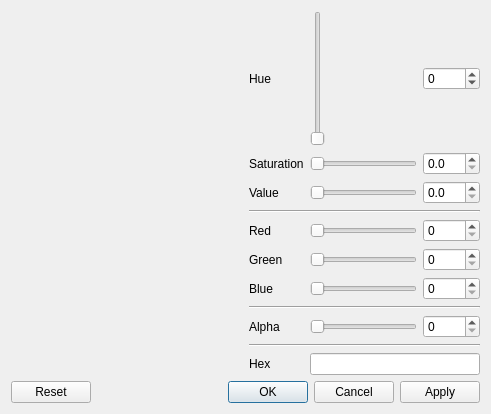
<?xml version="1.0" encoding="UTF-8"?>
<ui version="4.0">
 <author>
SPDX-FileCopyrightText: 2013-2026 Mattia Basaglia &lt;dev@dragon.best&gt;
SPDX-License-Identifier: LGPL-3.0-or-later
</author>
 <class>ColorDialog</class>
 <widget class="QDialog" name="ColorDialog">
  <property name="geometry">
   <rect>
    <x>0</x>
    <y>0</y>
    <width>491</width>
    <height>414</height>
   </rect>
  </property>
  <property name="windowTitle">
   <string>Select Color</string>
  </property>
  <property name="windowIcon">
   <iconset theme="format-fill-color"/>
  </property>
  <layout class="QVBoxLayout" name="layout">
   <item>
    <layout class="QHBoxLayout" name="layout_main">
     <item>
      <layout class="QVBoxLayout" name="verticalLayout">
       <item>
        <widget class="color_widgets::ColorWheel" name="wheel">
         <property name="sizePolicy">
          <sizepolicy hsizetype="MinimumExpanding" vsizetype="MinimumExpanding">
           <horstretch>0</horstretch>
           <verstretch>0</verstretch>
          </sizepolicy>
         </property>
        </widget>
       </item>
       <item>
        <widget class="color_widgets::ColorPreview" name="preview"/>
       </item>
      </layout>
     </item>
     <item>
      <layout class="QGridLayout" name="gridLayout">
       <item row="2" column="1">
        <widget class="color_widgets::GradientSlider" name="slide_value">
         <property name="maximum">
          <number>255</number>
         </property>
         <property name="orientation">
          <enum>Qt::Orientation::Horizontal</enum>
         </property>
        </widget>
       </item>
       <item row="1" column="0">
        <widget class="QLabel" name="label_7">
         <property name="text">
          <string>Saturation</string>
         </property>
        </widget>
       </item>
       <item row="0" column="0">
        <widget class="QLabel" name="label_6">
         <property name="text">
          <string>Hue</string>
         </property>
        </widget>
       </item>
       <item row="1" column="1">
        <widget class="color_widgets::GradientSlider" name="slide_saturation">
         <property name="maximum">
          <number>255</number>
         </property>
         <property name="orientation">
          <enum>Qt::Orientation::Horizontal</enum>
         </property>
        </widget>
       </item>
       <item row="10" column="0">
        <widget class="QLabel" name="label_8">
         <property name="text">
          <string>Hex</string>
         </property>
        </widget>
       </item>
       <item row="6" column="0">
        <widget class="QLabel" name="label_3">
         <property name="text">
          <string>Blue</string>
         </property>
        </widget>
       </item>
       <item row="8" column="1">
        <widget class="color_widgets::GradientSlider" name="slide_alpha">
         <property name="maximum">
          <number>255</number>
         </property>
         <property name="orientation">
          <enum>Qt::Orientation::Horizontal</enum>
         </property>
        </widget>
       </item>
       <item row="4" column="1">
        <widget class="color_widgets::GradientSlider" name="slide_red">
         <property name="maximum">
          <number>255</number>
         </property>
         <property name="orientation">
          <enum>Qt::Orientation::Horizontal</enum>
         </property>
        </widget>
       </item>
       <item row="5" column="1">
        <widget class="color_widgets::GradientSlider" name="slide_green">
         <property name="maximum">
          <number>255</number>
         </property>
         <property name="orientation">
          <enum>Qt::Orientation::Horizontal</enum>
         </property>
        </widget>
       </item>
       <item row="2" column="0">
        <widget class="QLabel" name="label_5">
         <property name="text">
          <string>Value</string>
         </property>
        </widget>
       </item>
       <item row="5" column="0">
        <widget class="QLabel" name="label_2">
         <property name="text">
          <string>Green</string>
         </property>
        </widget>
       </item>
       <item row="8" column="0">
        <widget class="QLabel" name="label_alpha">
         <property name="text">
          <string>Alpha</string>
         </property>
        </widget>
       </item>
       <item row="4" column="0">
        <widget class="QLabel" name="label">
         <property name="text">
          <string>Red</string>
         </property>
        </widget>
       </item>
       <item row="6" column="1">
        <widget class="color_widgets::GradientSlider" name="slide_blue">
         <property name="maximum">
          <number>255</number>
         </property>
         <property name="orientation">
          <enum>Qt::Orientation::Horizontal</enum>
         </property>
        </widget>
       </item>
       <item row="0" column="2">
        <widget class="QSpinBox" name="spin_hue">
         <property name="wrapping">
          <bool>true</bool>
         </property>
         <property name="maximum">
          <number>359</number>
         </property>
        </widget>
       </item>
       <item row="4" column="2">
        <widget class="QSpinBox" name="spin_red">
         <property name="maximum">
          <number>255</number>
         </property>
        </widget>
       </item>
       <item row="5" column="2">
        <widget class="QSpinBox" name="spin_green">
         <property name="maximum">
          <number>255</number>
         </property>
        </widget>
       </item>
       <item row="6" column="2">
        <widget class="QSpinBox" name="spin_blue">
         <property name="maximum">
          <number>255</number>
         </property>
        </widget>
       </item>
       <item row="8" column="2">
        <widget class="QSpinBox" name="spin_alpha">
         <property name="maximum">
          <number>255</number>
         </property>
        </widget>
       </item>
       <item row="7" column="0" colspan="3">
        <widget class="Line" name="line_alpha">
         <property name="orientation">
          <enum>Qt::Orientation::Horizontal</enum>
         </property>
        </widget>
       </item>
       <item row="3" column="0" colspan="3">
        <widget class="Line" name="line">
         <property name="orientation">
          <enum>Qt::Orientation::Horizontal</enum>
         </property>
        </widget>
       </item>
       <item row="9" column="0" colspan="3">
        <widget class="Line" name="line_3">
         <property name="orientation">
          <enum>Qt::Orientation::Horizontal</enum>
         </property>
        </widget>
       </item>
       <item row="0" column="1">
        <widget class="color_widgets::HueSlider" name="slide_hue">
         <property name="minimum">
          <number>0</number>
         </property>
         <property name="maximum">
          <number>359</number>
         </property>
        </widget>
       </item>
       <item row="10" column="1" colspan="2">
        <widget class="color_widgets::ColorLineEdit" name="edit_hex">
         <property name="font">
          <font>
           <family>Monospace</family>
          </font>
         </property>
         <property name="showAlpha">
          <bool>true</bool>
         </property>
        </widget>
       </item>
       <item row="2" column="2">
        <widget class="QDoubleSpinBox" name="spin_value">
         <property name="decimals">
          <number>1</number>
         </property>
         <property name="maximum">
          <double>100.000000000000000</double>
         </property>
        </widget>
       </item>
       <item row="1" column="2">
        <widget class="QDoubleSpinBox" name="spin_saturation">
         <property name="decimals">
          <number>1</number>
         </property>
         <property name="maximum">
          <double>100.000000000000000</double>
         </property>
        </widget>
       </item>
      </layout>
     </item>
    </layout>
   </item>
   <item>
    <widget class="QDialogButtonBox" name="buttonBox">
     <property name="standardButtons">
      <set>QDialogButtonBox::StandardButton::Apply|QDialogButtonBox::StandardButton::Cancel|QDialogButtonBox::StandardButton::Ok|QDialogButtonBox::StandardButton::Reset</set>
     </property>
    </widget>
   </item>
  </layout>
 </widget>
 <layoutdefault spacing="6" margin="11"/>
 <customwidgets>
  <customwidget>
   <class>color_widgets::ColorPreview</class>
   <extends>QWidget</extends>
   <header>QtColorWidgets/color_preview.hpp</header>
   <container>1</container>
  </customwidget>
  <customwidget>
   <class>color_widgets::ColorWheel</class>
   <extends>QWidget</extends>
   <header>QtColorWidgets/color_wheel.hpp</header>
   <container>1</container>
   <slots>
    <signal>colorSelected(QColor)</signal>
    <slot>setColor(QColor)</slot>
   </slots>
  </customwidget>
  <customwidget>
   <class>color_widgets::GradientSlider</class>
   <extends>QSlider</extends>
   <header>QtColorWidgets/gradient_slider.hpp</header>
  </customwidget>
  <customwidget>
   <class>color_widgets::HueSlider</class>
   <extends>color_widgets::GradientSlider</extends>
   <header>QtColorWidgets/hue_slider.hpp</header>
  </customwidget>
  <customwidget>
   <class>color_widgets::ColorLineEdit</class>
   <extends>QLineEdit</extends>
   <header>QtColorWidgets/color_line_edit.hpp</header>
  </customwidget>
 </customwidgets>
 <resources/>
 <connections>
  <connection>
   <sender>slide_saturation</sender>
   <signal>valueChanged(int)</signal>
   <receiver>ColorDialog</receiver>
   <slot>set_hsv()</slot>
   <hints>
    <hint type="sourcelabel">
     <x>397</x>
     <y>77</y>
    </hint>
    <hint type="destinationlabel">
     <x>490</x>
     <y>54</y>
    </hint>
   </hints>
  </connection>
  <connection>
   <sender>slide_value</sender>
   <signal>valueChanged(int)</signal>
   <receiver>ColorDialog</receiver>
   <slot>set_hsv()</slot>
   <hints>
    <hint type="sourcelabel">
     <x>397</x>
     <y>119</y>
    </hint>
    <hint type="destinationlabel">
     <x>490</x>
     <y>88</y>
    </hint>
   </hints>
  </connection>
  <connection>
   <sender>slide_red</sender>
   <signal>valueChanged(int)</signal>
   <receiver>ColorDialog</receiver>
   <slot>set_rgb()</slot>
   <hints>
    <hint type="sourcelabel">
     <x>397</x>
     <y>170</y>
    </hint>
    <hint type="destinationlabel">
     <x>490</x>
     <y>142</y>
    </hint>
   </hints>
  </connection>
  <connection>
   <sender>slide_green</sender>
   <signal>valueChanged(int)</signal>
   <receiver>ColorDialog</receiver>
   <slot>set_rgb()</slot>
   <hints>
    <hint type="sourcelabel">
     <x>397</x>
     <y>212</y>
    </hint>
    <hint type="destinationlabel">
     <x>490</x>
     <y>166</y>
    </hint>
   </hints>
  </connection>
  <connection>
   <sender>slide_blue</sender>
   <signal>valueChanged(int)</signal>
   <receiver>ColorDialog</receiver>
   <slot>set_rgb()</slot>
   <hints>
    <hint type="sourcelabel">
     <x>397</x>
     <y>254</y>
    </hint>
    <hint type="destinationlabel">
     <x>490</x>
     <y>205</y>
    </hint>
   </hints>
  </connection>
  <connection>
   <sender>slide_alpha</sender>
   <signal>valueChanged(int)</signal>
   <receiver>ColorDialog</receiver>
   <slot>set_alpha()</slot>
   <hints>
    <hint type="sourcelabel">
     <x>397</x>
     <y>305</y>
    </hint>
    <hint type="destinationlabel">
     <x>490</x>
     <y>251</y>
    </hint>
   </hints>
  </connection>
  <connection>
   <sender>wheel</sender>
   <signal>colorSelected(QColor)</signal>
   <receiver>ColorDialog</receiver>
   <slot>setColorInternal(QColor)</slot>
   <hints>
    <hint type="sourcelabel">
     <x>175</x>
     <y>101</y>
    </hint>
    <hint type="destinationlabel">
     <x>490</x>
     <y>106</y>
    </hint>
   </hints>
  </connection>
  <connection>
   <sender>spin_red</sender>
   <signal>valueChanged(int)</signal>
   <receiver>slide_red</receiver>
   <slot>setValue(int)</slot>
   <hints>
    <hint type="sourcelabel">
     <x>482</x>
     <y>162</y>
    </hint>
    <hint type="destinationlabel">
     <x>397</x>
     <y>170</y>
    </hint>
   </hints>
  </connection>
  <connection>
   <sender>spin_green</sender>
   <signal>valueChanged(int)</signal>
   <receiver>slide_green</receiver>
   <slot>setValue(int)</slot>
   <hints>
    <hint type="sourcelabel">
     <x>482</x>
     <y>200</y>
    </hint>
    <hint type="destinationlabel">
     <x>397</x>
     <y>212</y>
    </hint>
   </hints>
  </connection>
  <connection>
   <sender>spin_alpha</sender>
   <signal>valueChanged(int)</signal>
   <receiver>slide_alpha</receiver>
   <slot>setValue(int)</slot>
   <hints>
    <hint type="sourcelabel">
     <x>482</x>
     <y>285</y>
    </hint>
    <hint type="destinationlabel">
     <x>397</x>
     <y>305</y>
    </hint>
   </hints>
  </connection>
  <connection>
   <sender>spin_blue</sender>
   <signal>valueChanged(int)</signal>
   <receiver>slide_blue</receiver>
   <slot>setValue(int)</slot>
   <hints>
    <hint type="sourcelabel">
     <x>482</x>
     <y>238</y>
    </hint>
    <hint type="destinationlabel">
     <x>397</x>
     <y>254</y>
    </hint>
   </hints>
  </connection>
  <connection>
   <sender>spin_hue</sender>
   <signal>valueChanged(int)</signal>
   <receiver>slide_hue</receiver>
   <slot>setValue(int)</slot>
   <hints>
    <hint type="sourcelabel">
     <x>448</x>
     <y>18</y>
    </hint>
    <hint type="destinationlabel">
     <x>388</x>
     <y>24</y>
    </hint>
   </hints>
  </connection>
  <connection>
   <sender>slide_hue</sender>
   <signal>valueChanged(int)</signal>
   <receiver>ColorDialog</receiver>
   <slot>set_hsv()</slot>
   <hints>
    <hint type="sourcelabel">
     <x>361</x>
     <y>17</y>
    </hint>
    <hint type="destinationlabel">
     <x>363</x>
     <y>8</y>
    </hint>
   </hints>
  </connection>
  <connection>
   <sender>buttonBox</sender>
   <signal>accepted()</signal>
   <receiver>ColorDialog</receiver>
   <slot>accept()</slot>
   <hints>
    <hint type="sourcelabel">
     <x>250</x>
     <y>373</y>
    </hint>
    <hint type="destinationlabel">
     <x>430</x>
     <y>267</y>
    </hint>
   </hints>
  </connection>
  <connection>
   <sender>buttonBox</sender>
   <signal>rejected()</signal>
   <receiver>ColorDialog</receiver>
   <slot>reject()</slot>
   <hints>
    <hint type="sourcelabel">
     <x>183</x>
     <y>373</y>
    </hint>
    <hint type="destinationlabel">
     <x>294</x>
     <y>323</y>
    </hint>
   </hints>
  </connection>
  <connection>
   <sender>spin_saturation</sender>
   <signal>valueChanged(double)</signal>
   <receiver>ColorDialog</receiver>
   <slot>set_sat_100(double)</slot>
   <hints>
    <hint type="sourcelabel">
     <x>451</x>
     <y>66</y>
    </hint>
    <hint type="destinationlabel">
     <x>573</x>
     <y>67</y>
    </hint>
   </hints>
  </connection>
  <connection>
   <sender>spin_value</sender>
   <signal>valueChanged(double)</signal>
   <receiver>ColorDialog</receiver>
   <slot>set_value_100(double)</slot>
   <hints>
    <hint type="sourcelabel">
     <x>443</x>
     <y>112</y>
    </hint>
    <hint type="destinationlabel">
     <x>571</x>
     <y>127</y>
    </hint>
   </hints>
  </connection>
 </connections>
 <slots>
  <signal>colorChanged(QColor)</signal>
  <slot>set_rgb()</slot>
  <slot>set_hsv()</slot>
  <slot>setColor(QColor)</slot>
  <slot>setColorInternal(QColor)</slot>
  <slot>set_alpha()</slot>
  <slot>set_sat_100(double)</slot>
  <slot>set_value_100(double)</slot>
 </slots>
</ui>
